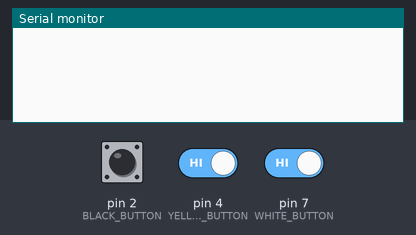
The sketch below on a simulated Arduino Uno, built with avr-gcc and run on an emulated ATmega328P. On the bench: the last lines printed to the serial monitor. Inputs (shaded band) come from the test bench; at power-on: pin 2 (BLACK_BUTTON) HIGH, pin 4 (YELLOW_BUTTON) HIGH, pin 7 (WHITE_BUTTON) HIGH.

Above: at 1.2 s.
1.3 s: pin 2 (BLACK_BUTTON) driven LOW and pin 4 (YELLOW_BUTTON) driven LOW and pin 7 (WHITE_BUTTON) driven LOW
At 2.0 s:
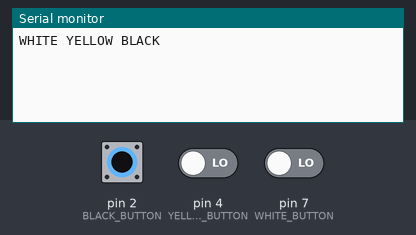
2.8 s: pin 2 (BLACK_BUTTON) pulsed HIGH 2 times (0.12 s each, 0.3 s apart)
At 4.2 s:
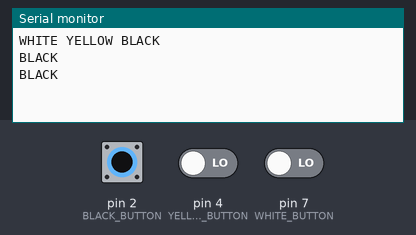

Measured:
- after the input at 1.3 s, the serial monitor: prints a new line at once (image 1)
- after the input at 2.8 s, the serial monitor: prints a new line after 0.12 s (image 2)

The sketch:

three_buttons_handler.ino
```cpp
//Constants
const int WHITE_BUTTON = 7;
const int YELLOW_BUTTON = 4;
const int BLACK_BUTTON = 2;

//Variables
int white_button_state = 0;
int yellow_button_state = 0;
int black_button_state = 0;

bool isWhiteButtonPressed() {
  return (white_button_state == HIGH);
}

bool isYellowButtonPressed() {
  return (yellow_button_state == HIGH);
}

bool isBlackButtonPressed() {
  return (black_button_state == HIGH);
}

bool isAllButtonsPressed() {
  return (isWhiteButtonPressed() && isYellowButtonPressed() && isBlackButtonPressed());
}

bool isOnlyWhiteButtonPressed() {
  return (isWhiteButtonPressed() && !isYellowButtonPressed() && !isBlackButtonPressed());
}

bool isOnlyYellowButtonPressed() {
  return (!isWhiteButtonPressed() && isYellowButtonPressed() && !isBlackButtonPressed());
}

bool isOnlyBlackButtonPressed() {
  return (!isWhiteButtonPressed() && !isYellowButtonPressed() && isBlackButtonPressed());
}

bool isWhiteButtonAndYellowButtonPressed() {
  return (isWhiteButtonPressed() && isYellowButtonPressed() && !isBlackButtonPressed());
}

bool isWhiteButtonAndBlackButtonPressed() {
  return (isWhiteButtonPressed() && !isYellowButtonPressed() && isBlackButtonPressed());
}

bool isYellowButtonAndBlackButtonPressed() {
  return (!isWhiteButtonPressed() && isYellowButtonPressed() && isBlackButtonPressed());
}

bool isAllButtonsStillPressed() {
  return (isWhiteButtonPressed() || isYellowButtonPressed() || isBlackButtonPressed());
}

bool isOnlyWhiteButtonStillPressed() {
  return (isWhiteButtonPressed());
}

bool isOnlyYellowButtonStillPressed() {
  return (isYellowButtonPressed());
}

bool isOnlyBlackButtonStillPressed() {
  return (isBlackButtonPressed());
}

bool isWhiteButtonAndYellowButtonStillPressed() {
  return (isWhiteButtonPressed() || isYellowButtonPressed());
}

bool isWhiteButtonAndBlackButtonStillPressed() {
  return (isWhiteButtonPressed() || isBlackButtonPressed());
}

bool isYellowButtonAndBlackButtonStillPressed() {
  return (isYellowButtonPressed() || isBlackButtonPressed());
}

void setButtonState() {
  white_button_state = digitalRead(WHITE_BUTTON);
  yellow_button_state = digitalRead(YELLOW_BUTTON);
  black_button_state = digitalRead(BLACK_BUTTON);
}

void setup() {
  pinMode(WHITE_BUTTON, INPUT_PULLUP);
  pinMode(YELLOW_BUTTON, INPUT_PULLUP);
  pinMode(BLACK_BUTTON, INPUT_PULLUP);
  Serial.begin(9600);        // Starts the serial communication
}

void loop() {
  setButtonState();

  if (isAllButtonsPressed()) {
    while (isAllButtonsStillPressed()) {
      setButtonState();
    }
    Serial.println("WHITE YELLOW BLACK");
  } else if (isWhiteButtonAndYellowButtonPressed()) {
    while (isWhiteButtonAndYellowButtonStillPressed()) {
      setButtonState();
    }
    Serial.println("WHITE YELLOW");
  } else if (isWhiteButtonAndBlackButtonPressed()) {
    while (isWhiteButtonAndBlackButtonStillPressed()) {
      setButtonState();
    }
    Serial.println("WHITE BLACK");
  } else if (isOnlyWhiteButtonPressed()) {
    while (isOnlyWhiteButtonStillPressed()) {
      setButtonState();
    }
    Serial.println("WHITE");
  } else if (isYellowButtonAndBlackButtonPressed()) {
    while (isYellowButtonAndBlackButtonStillPressed()) {
      setButtonState();
    }
    Serial.println("YELLOW BLACK");
  } else if (isOnlyYellowButtonPressed()) {
    while (isOnlyYellowButtonStillPressed()) {
      setButtonState();
    }
    Serial.println("YELLOW");
  } else if (isOnlyBlackButtonPressed()) {
    while (isOnlyBlackButtonStillPressed()) {
      setButtonState();
    }
    Serial.println("BLACK");
  } else {

  }

  delay(100);                        //Small delay
}
```
